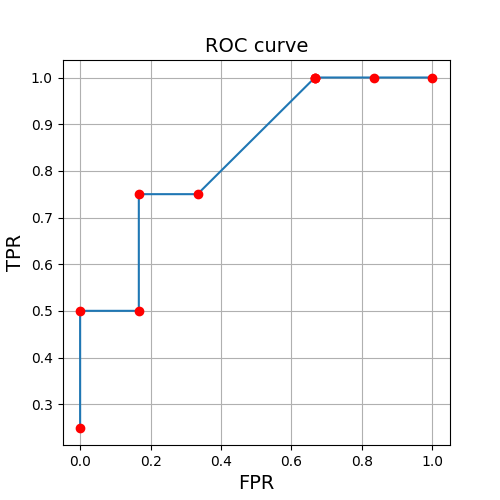

The Python source for this figure:
import matplotlib.pyplot as plt
import numpy as np

# 构建lis类型数据
pp = [['T', 9], ['T', 0.7], ['N', 0.65], ['T', 0.6], ['N', 0.5], ['N', 0.4], ['N', 0.4], ['T', 0.4],
      ['N', 0.35], ['N', 0.2]]
aa = [0.9, 0.7, 0.65, 0.6, 0.5, 0.4, 0.4, 0.4, 0.35, 0.2]

recall = []
precision = []
TPR = []
FPR = []

for a in aa:
    tp = 0
    fn = 0
    fp = 0
    tn = 0
    x = 0
    y = 0

    for p in pp:
        if (p[0] == 'T') and (p[1] >= a):
            tp = tp + 1
        elif (p[0] == 'T') and (p[1] < a):
            fn = fn + 1
        elif (p[0] == 'N') and (p[1] >= a):
            fp = fp + 1
        elif (p[0] == 'N') and (p[1] < a):
            tn = tn + 1

    x = float(tp) / (tp + fn)
    y = float(tp) / (tp + fp)
    fpr = float(fp) / (tn + fp)

    recall.append(x)
    precision.append(y)
    TPR.append(x)
    FPR.append(fpr)

plt.figure(figsize=(5, 5))
plt.title('ROC curve', fontsize=14)
plt.plot(FPR, TPR)
plt.plot(FPR, TPR, 'ro')
plt.ylabel('TPR', fontsize=14)
plt.xlabel('FPR', fontsize=14)

plt.grid(True)  # 显示网格线

# 计算AUC
i = 0
auc = 0
while(i < 9):
    auc = auc + (FPR[i + 1] - FPR[i]) * (TPR[i] + TPR[i + 1])
    i = i+1

auc = float(auc / 2)

print('auc = %.2f' % auc)

plt.show()
